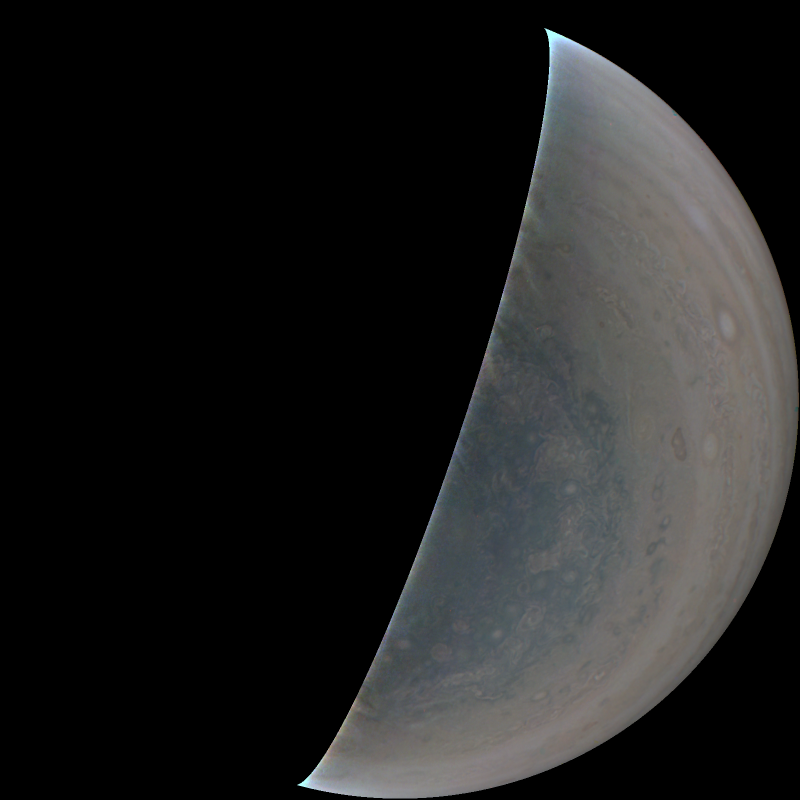
#> input picture ImageSet/JNCE_2022272_45C00088_V01-mapprojected.png, 1600 x 1600 px, found by its file name (shown at 1/2 size)
$ python resize.py
#> lines starting #> are read from the running program, lines starting #| are printed output that depends on the picture
from PIL import Image

def resize(im , w =1280 , h = 1080):
    #image size
    size=(w , h)
#resize image
    out = im.resize(size)
#save resized image
    out.save('ImageSet/resized.jpg')

#read the image
im = Image.open("ImageSet/JNCE_2022272_45C00088_V01-mapprojected.png")
#> im is the input picture: PIL image 1600x1600 RGB; mean R, G, B 32.5, 32.7, 32.5
resize(im , 1280 , 1080)
#> in resize, `out = im.resize(size)`:
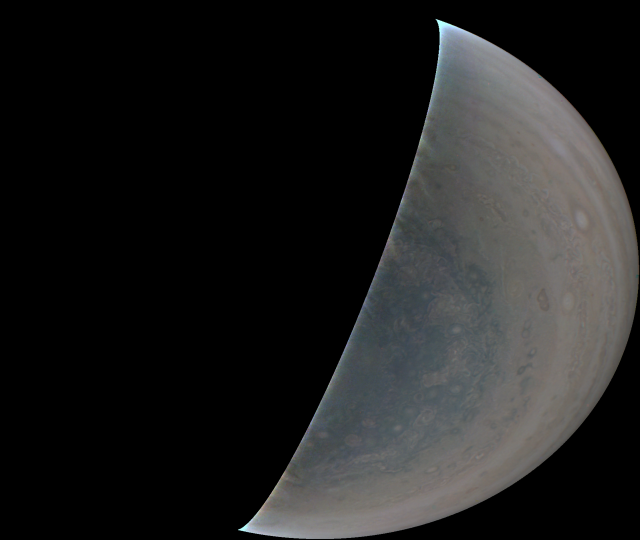
#> out: PIL image 1280x1080 RGB (shown at 1/2 size); mean R, G, B 32.6, 32.7, 32.5

$ run again, with ImageSet/JNCE_2022272_45C00088_V01-blue.png copied over ImageSet/JNCE_2022272_45C00088_V01-mapprojected.png
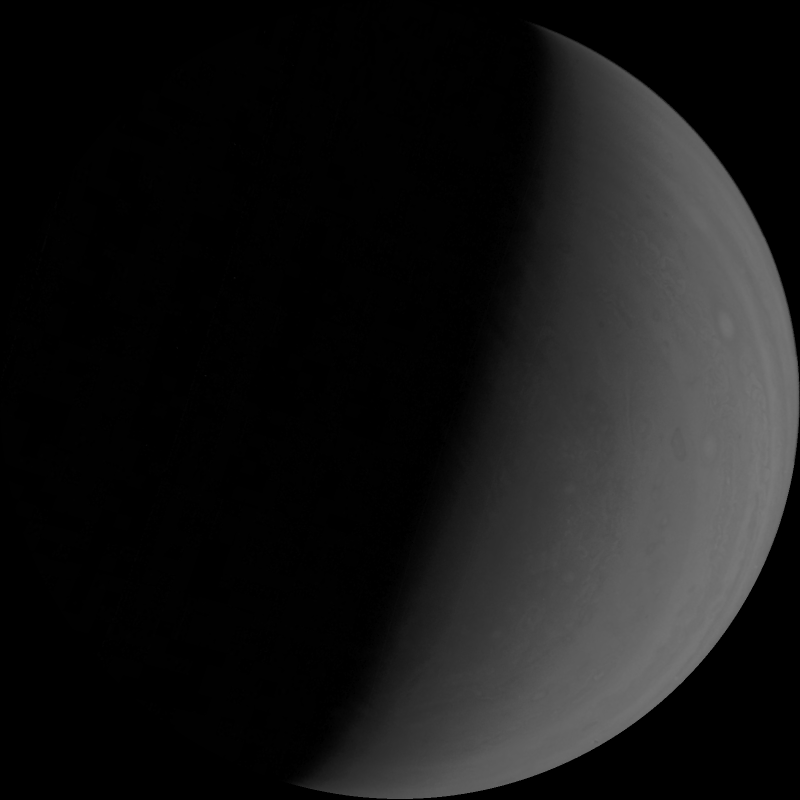
#> input picture ImageSet/JNCE_2022272_45C00088_V01-blue.png, 1600 x 1600 px, found by its file name (shown at 1/2 size)
#> im is the input picture: PIL image 1600x1600 RGB; min 0, max 122, mean 23.2
#> in resize, `out = im.resize(size)`:
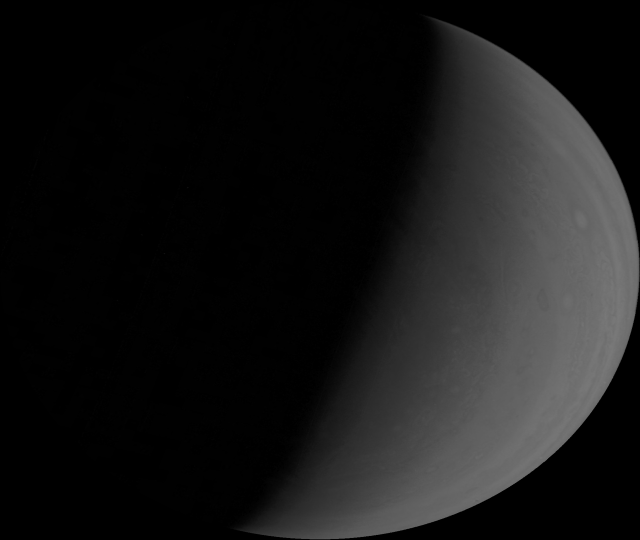
#> out: PIL image 1280x1080 RGB (shown at 1/2 size); min 0, max 122, mean 23.2

$ run again, with ImageSet/JNCE_2022272_45C00088_V01-green.png copied over ImageSet/JNCE_2022272_45C00088_V01-mapprojected.png
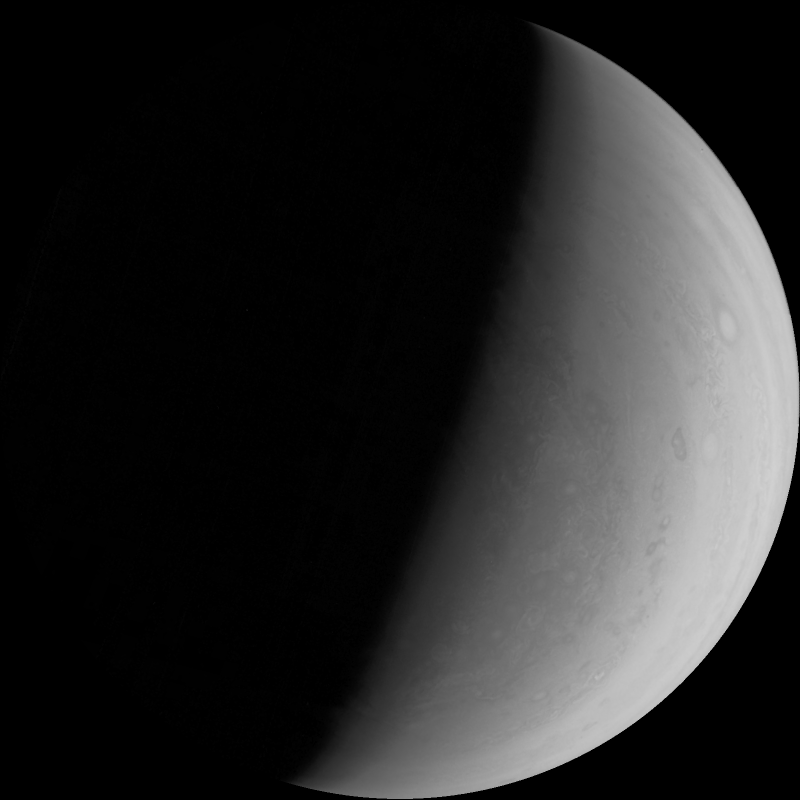
#> input picture ImageSet/JNCE_2022272_45C00088_V01-green.png, 1600 x 1600 px, found by its file name (shown at 1/2 size)
#> im is the input picture: PIL image 1600x1600 L; min 0, max 209, mean 39.8
#> in resize, `out = im.resize(size)`:
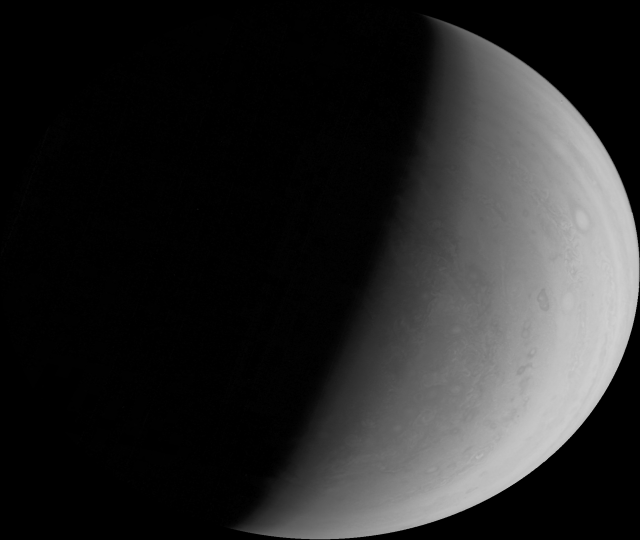
#> out: PIL image 1280x1080 L (shown at 1/2 size); min 0, max 209, mean 39.8

$ run again, with ImageSet/JNCE_2022272_45C00088_V01-raw.png copied over ImageSet/JNCE_2022272_45C00088_V01-mapprojected.png
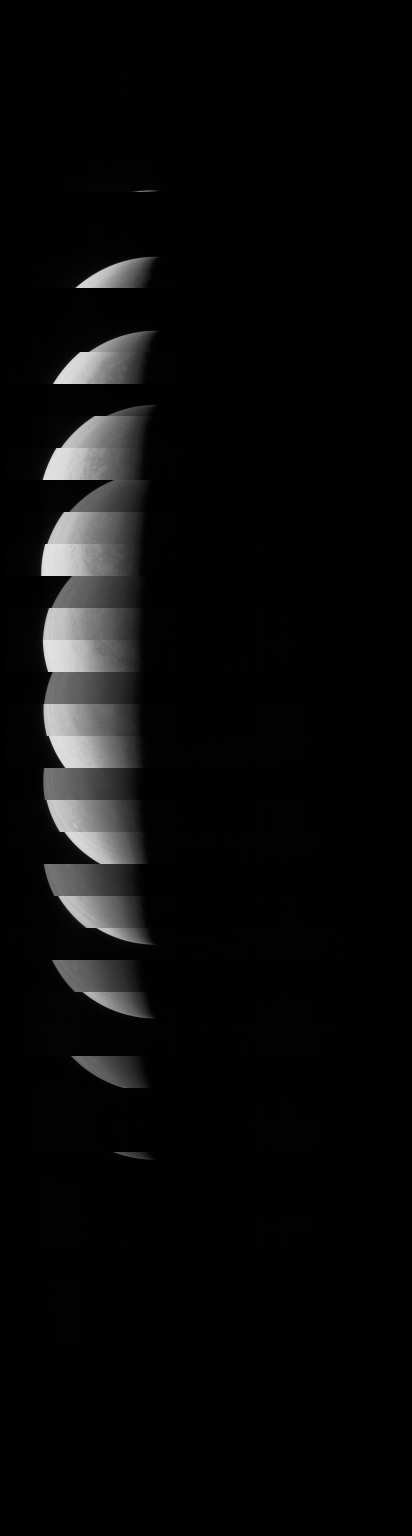
#> input picture ImageSet/JNCE_2022272_45C00088_V01-raw.png, 1648 x 6144 px, found by its file name (shown at 1/4 size)
#> im is the input picture: PIL image 1648x6144 L; min 0, max 231, mean 10.3
#> in resize, `out = im.resize(size)`:
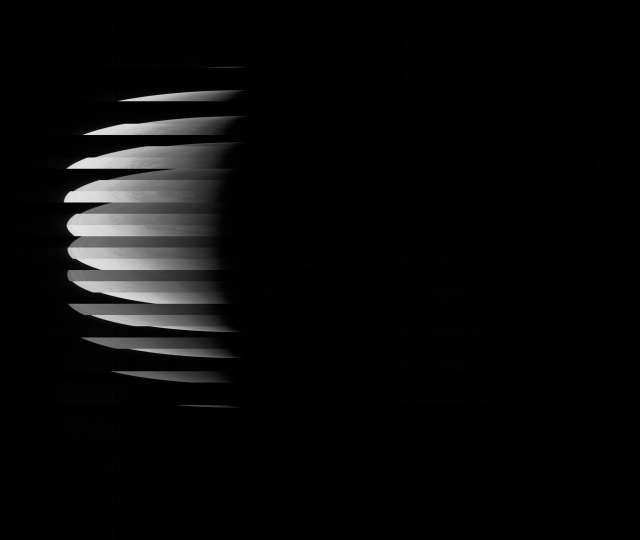
#> out: PIL image 1280x1080 L (shown at 1/2 size); min 0, max 234, mean 10.3
